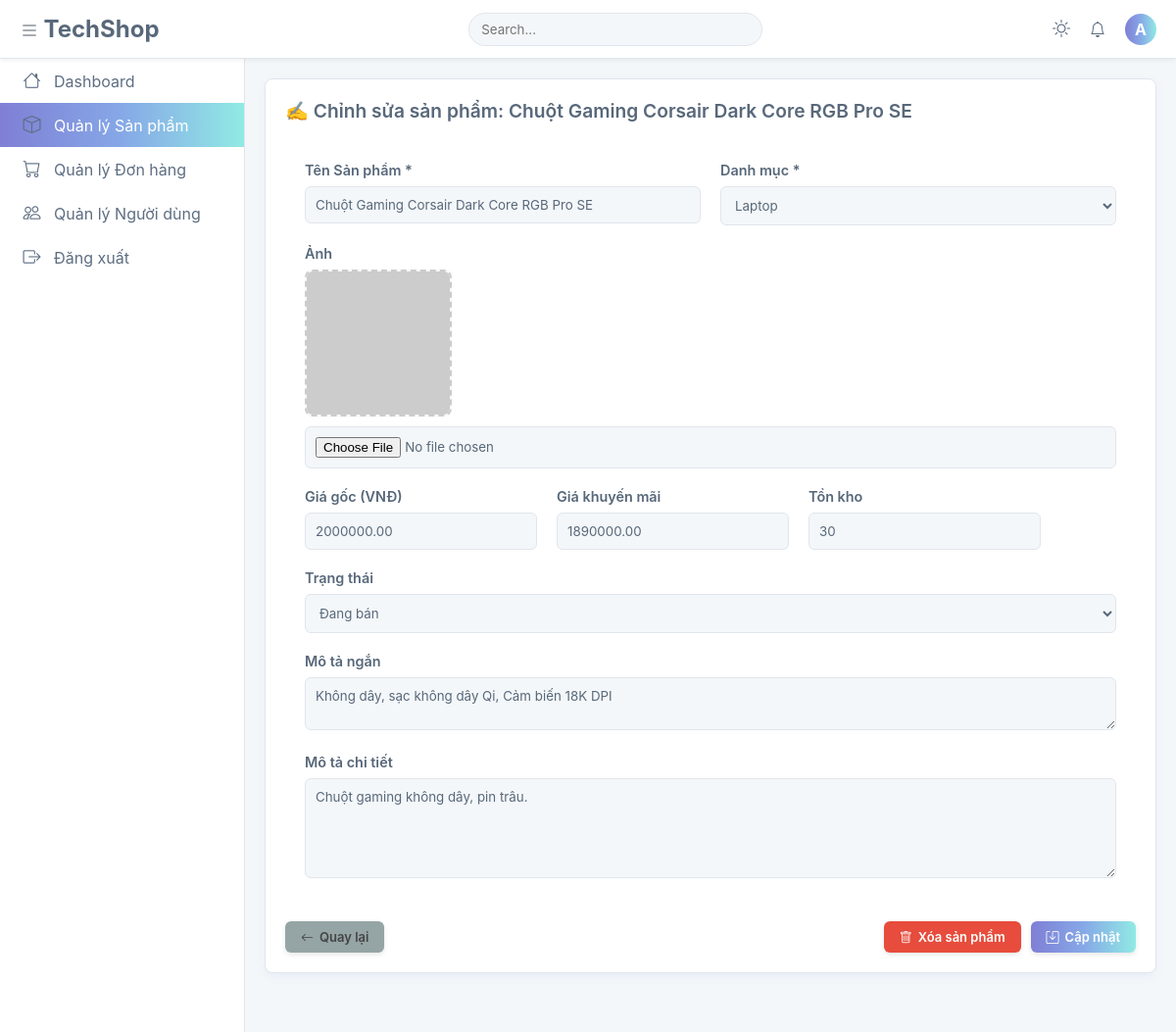
The page /public/admin/edit_products.php?id=46 (signed in) on the database as committed earlier.
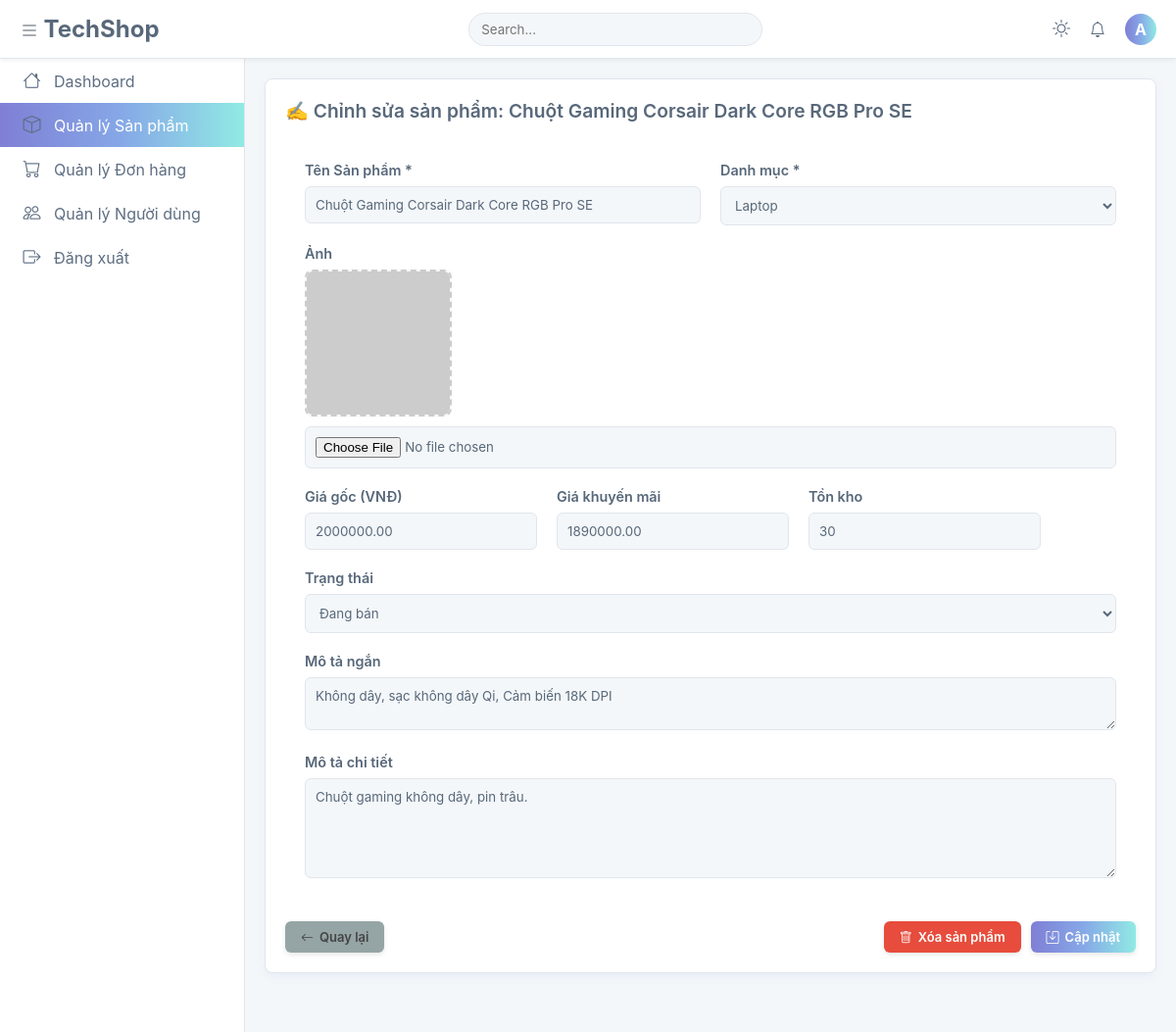
The same page on the database as committed later.
### tables this page shows
CREATE TABLE `san_pham` (
  `id` int(11) NOT NULL AUTO_INCREMENT,
  `id_dm` int(11) NOT NULL,
  `ten_sp` varchar(255) NOT NULL,
  `gia` decimal(10,2) NOT NULL,
  `gia_khuyen_mai` decimal(10,2) DEFAULT NULL,
  `so_luong_ton` int(11) NOT NULL DEFAULT 0,
  `hinh_anh` varchar(255) DEFAULT NULL COMMENT 'Đường dẫn file ảnh',
  `mo_ta_ngan` varchar(500) DEFAULT NULL,
  `chi_tiet` longtext DEFAULT NULL,
  `ngay_nhap` datetime NOT NULL DEFAULT current_timestamp(),
  `luot_xem` int(11) NOT NULL DEFAULT 0,
  `trang_thai` tinyint(1) NOT NULL DEFAULT 1 COMMENT '1: Bán, 0: Ngừng bán',
  PRIMARY KEY (`id`),
  UNIQUE KEY `ten_sp` (`ten_sp`),
  KEY `id_dm` (`id_dm`),
  CONSTRAINT `san_pham_ibfk_1` FOREIGN KEY (`id_dm`) REFERENCES `danh_muc` (`id`) ON UPDATE CASCADE
);

### app/config/env.php (called while the page is built)
<?php
function env($key, $default = null) {
    static $data;
    if (!$data) {
        $data = [];
        $path = __DIR__ . '/.env';
        if (file_exists($path)) {
            $lines = file($path, FILE_IGNORE_NEW_LINES | FILE_SKIP_EMPTY_LINES);
            foreach ($lines as $line) {
                [$k, $v] = explode('=', $line, 2);
                $data[$k] = $v;
            }
        }
    }
    return $data[$key] ?? $default;
}

### app/config/database.php (called while the page is built, shortened)
<?php
require_once __DIR__ . "/env.php";
class Database {
    public $conn;
    public function __construct() {
        $this->conn = new mysqli(
            env("DB_HOST"),
            env("DB_USER"),
            env("DB_PASS"),
            env("DB_NAME")
        );
        $this->conn->set_charset("utf8");
    }
    public function getConnection() {
        return $this->conn;
    }
}

### app/controllers/ProductController.php (called while the page is built, shortened)
<?php
require_once __DIR__ . '/../models/Product.php';
class ProductController {
    private $model;
    public function __construct() {
        $this->model = new Product();
    }
    public function detail($id) {
        $item = $this->model->getById($id);
        return $item
            ? ["success" => true, "data" => $item]
            : ["success" => false, "message" => "Không tìm thấy sản phẩm!"];
    }
}

### app/models/Product.php (called while the page is built, shortened)
<?php
require_once __DIR__ . '/../config/database.php';
class Product {
    public $conn;
    public function __construct() {
        $this->conn = (new Database())->getConnection();
    }
    public function getById($id) {
        $sql = "
            SELECT sp.*, dm.ten_dm AS category_name
            FROM san_pham sp
            LEFT JOIN danh_muc dm ON sp.id_dm = dm.id
            WHERE sp.id = ?
        ";
        $stmt = $this->conn->prepare($sql);
        $stmt->bind_param("i", $id);
        $stmt->execute();
        return $stmt->get_result()->fetch_assoc();
    }
}

### public/admin/edit_products.php (the view, shortened to what this page needs)
<?php
require_once __DIR__ . '/../../app/controllers/ProductController.php';
$id = $_GET['id'] ?? 0;
$controller = new ProductController();
$res = $controller->detail($id);
$sp = $res["data"];
?>
<!DOCTYPE html>
<html lang="vi">
<head>
    <link rel="stylesheet" href="/TechShop/public/assets/css/cssAdmin/admin_style.css">
    <link rel="stylesheet" href="https://cdn.jsdelivr.net/npm/bootstrap-icons@1.11.1/font/bootstrap-icons.css">
</head>
<body>
<div class="app-wrapper">
    <?php
        $active_page = 'products';
        include __DIR__ . '/../includes/Admin/layout_sidebar.php';
    ?>
    <main class="main-content">
        <div class="card">
            <form action="/TechShop/admin/products/update" method="POST" enctype="multipart/form-data" id="updateForm">
                <div class="card-header">
                    <h5 class="card-title">✍️ Chỉnh sửa sản phẩm: <?= htmlspecialchars($sp['ten_sp']) ?></h5>
                </div>
                <div class="card-body">
                    <div class="form-group row-group">
                        <div class="col-6">
                            <label for="ten_sp">Tên Sản phẩm *</label>
                            <input type="text" id="ten_sp" name="ten_sp" value="<?= htmlspecialchars($sp['ten_sp']) ?>" required class="form-control">
                        </div>
                        <div class="col-6">
                            <label for="id_dm">Danh mục *</label>
                            <select id="id_dm" name="id_dm" required class="form-control">
                                <option value="1" <?= $sp['id_dm']==1?'selected':'' ?>>Laptop</option>
                            </select>
                        </div>
                    </div>
                    <div class="form-group">
                        <label>Ảnh</label>
                        <div class="img-preview-box">
                            <img id="imgPreview" src="<?= htmlspecialchars($sp['hinh_anh']) ?>"
                                 onerror="this.src='https://via.placeholder.com/150?text=No+Image'"
                                 alt="Preview">
                        </div>
                        <input type="file" name="hinh_anh_file" id="imgInput" accept="image/*" class="form-control"
                               onchange="previewFile(this)">
                    </div>
                    <div class="form-group row-group">
                        <div class="col-4">
                            <label>Giá gốc (VNĐ)</label>
                            <input type="number" name="gia" min="1000" value="<?= $sp['gia'] ?>" class="form-control">
                        </div>
                        <div class="col-4">
                            <label>Giá khuyến mãi</label>
                            <input type="number" name="gia_khuyen_mai" min="0" value="<?= $sp['gia_khuyen_mai'] ?>" class="form-control">
                        </div>
                        <div class="col-4">
                            <label>Tồn kho</label>
                            <input type="number" name="so_luong_ton" value="<?= $sp['so_luong_ton'] ?>" min="0" class="form-control">
                        </div>
                    </div>
                    <div class="form-group">
                        <label>Trạng thái</label>
                        <select name="trang_thai" class="form-control">
                            <option value="1" <?= $sp['trang_thai']==1?'selected':'' ?>>Đang bán</option>
                        </select>
                    </div>
                    <div class="form-group">
                        <label>Mô tả ngắn</label>
                        <textarea name="mo_ta_ngan" class="form-control" rows="2"><?= htmlspecialchars($sp['mo_ta_ngan']) ?></textarea>
                    </div>
                    <div class="form-group">
                        <label>Mô tả chi tiết</label>
                        <textarea name="chi_tiet" rows="5" class="form-control"><?= htmlspecialchars($sp['chi_tiet']) ?></textarea>
                    </div>
                </div>
                <div class="card-footer">
                    <a href="/TechShop/public/admin/products" class="btn btn-secondary">
                        <i class="bi bi-arrow-left"></i> Quay lại
                    </a>
                    <div class="right-actions">
                        <button type="button" class="btn btn-delete" onclick="confirmDelete(<?= $sp['id'] ?>)">
                            <i class="bi bi-trash"></i> Xóa sản phẩm
                        </button>
                        <button type="button" class="btn btn-primary" onclick="confirmUpdate()">
                            <i class="bi bi-save"></i> Cập nhật
                        </button>
                    </div>
                </div>
            </form>
        </div>
    </main>
</div>
</body>
</html>z

### public/includes/Admin/layout_sidebar.php (shortened to what this page needs)
<nav class="top-navbar">
    <div class="navbar-left">
        <button class="sidebar-toggle" type="button"><i class="bi bi-list"></i></button>
        <a href="/TechShop/admin/dashboard" class="navbar-brand">TechShop</a>
    </div>
    <div class="navbar-search">
        <input type="text" placeholder="Search...">
    </div>
    <div class="navbar-right">
        <button class="theme-toggle" id="theme-toggle" type="button" title="Chuyển đổi Sáng/Tối">
            <span class="icon-sun"><i class="bi bi-sun" style="color: #5e6e82"></i></span>
        </button>
        <a href="#" class="nav-icon"><i class="bi bi-bell" style="color: #5e6e82"></i></a>
        <a href="#" class="nav-icon user-avatar">
            <?= isset($_SESSION['user']['name']) ? substr($_SESSION['user']['name'], 0, 1) : 'A' ?>
        </a>
    </div>
</nav>
<aside class="sidebar">
    <nav class="sidebar-nav">
        <ul>
            <li>
                <a href="/TechShop/admin/dashboard" class="<?= $active_page == 'dashboard' ? 'active' : '' ?>">
                    <span class="icon"><i class="bi bi-house" style="color: #5e6e82"></i></span>
                    <span class="title">Dashboard</span>
                </a>
            </li>
            <li>
                <a href="/TechShop/admin/products" class="<?= in_array($active_page, ['products', 'add_products', 'edit_products', 'detail_products']) ? 'active' : '' ?>">
                    <span class="icon"><i class="bi bi-box" style="color: #5e6e82"></i></span>
                    <span class="title">Quản lý Sản phẩm</span>
                </a>
            </li>
            <li>
                <a href="/TechShop/admin/orders" class="<?= in_array($active_page, ['orders', 'order_detail']) ? 'active' : '' ?>">
                    <span class="icon"><i class="bi bi-cart" style="color: #5e6e82"></i></span>
                    <span class="title">Quản lý Đơn hàng</span>
                </a>
            </li>
            <li>
                <a href="/TechShop/admin/users" class="<?= in_array($active_page, ['users', 'edit_user']) ? 'active' : '' ?>">
                    <span class="icon"><i class="bi bi-people" style="color: #5e6e82"></i></span>
                    <span class="title">Quản lý Người dùng</span>
                </a>
            </li>
            <li class="sidebar-logout">
                <a href="/TechShop/login.php">
                    <span class="icon"><i class="bi bi-box-arrow-right" style="color: #5e6e82"></i></span>
                    <span class="title">Đăng xuất</span>
                </a>
            </li>
        </ul>
    </nav>
</aside>

### public/admin/edit_products.php (style rules this page uses)
.img-preview-box { width: 150px; height: 150px; border: 2px dashed #ccc; border-radius: 8px; display: flex; align-items: center; justify-content: center; overflow: hidden; background: #f9f9f9; margin-bottom: 10px; }
.img-preview-box img { width: 100%; height: 100%; object-fit: cover; }
.card-footer { display: flex; justify-content: space-between; align-items: center; }
.right-actions { display: flex; gap: 10px; }

Rows that differ between the two databases and show on the page:
changed san_pham "Chuột Gaming Corsair Dark Core RGB Pro SE": id_dm (not shown) → "Laptop"
Other text that changed with them:
form field id_dm: "Laptop" → (not shown)
